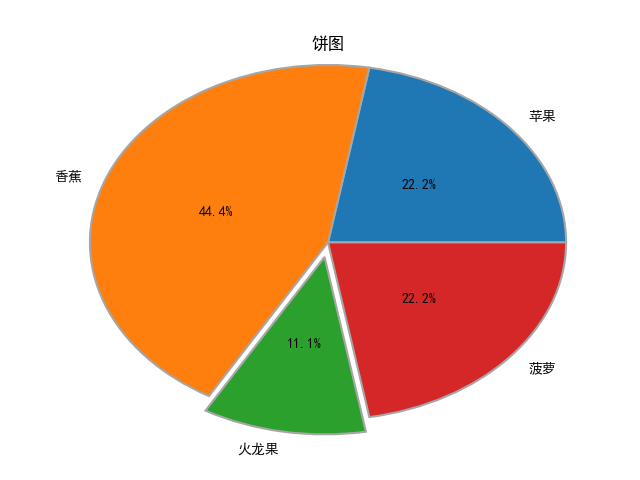

The Python source for this figure:
#!/usr/bin/env python3
# -*- coding:UTF-8 -*-
##########################################################################
# File Name: pie.py
# Author: stubborn vegeta
# Created Time: 2020年03月05日 星期四 22时31分14秒
##########################################################################
import numpy as np
import matplotlib.pyplot as plt

if __name__ == '__main__':
    plt.rcParams['font.sans-serif'] = ['SimHei']
    plt.rcParams['axes.unicode_minus']=False

    data = {\
            "苹果"   : 10,\
            "香蕉"   : 20,\
            "火龙果" : 5 ,\
            "菠萝"   : 10 \
            }

    X = list(data.values())
    Y = list(data.keys())

    explode = [0,0,0.1,0]
    """
    explode      : 设置突出显示的程度
    autopct      : 显示格式（"%.1f%%"以百分数形式显示，保留一位小数）
    pctdistance  : 数字到圆心的距离
    labeldistance: 标签到圆心的距离
    radius       : 饼图的半径
    wedgeprops   : 饼图边界设置
    textprops    : 饼图文字设置
    """

    plt.figure()
    plt.pie(x=X, labels=Y, explode=explode, autopct='%.1f%%', pctdistance=0.5,labeldistance=1.1,radius=1.2,\
            wedgeprops={'linewidth':1.5,"edgecolor":"#a6a6a6"},\
            textprops={'fontsize':10,'color':'#0a0a0a'})
    plt.title("饼图")
    plt.savefig("pie.png")
    plt.show()
